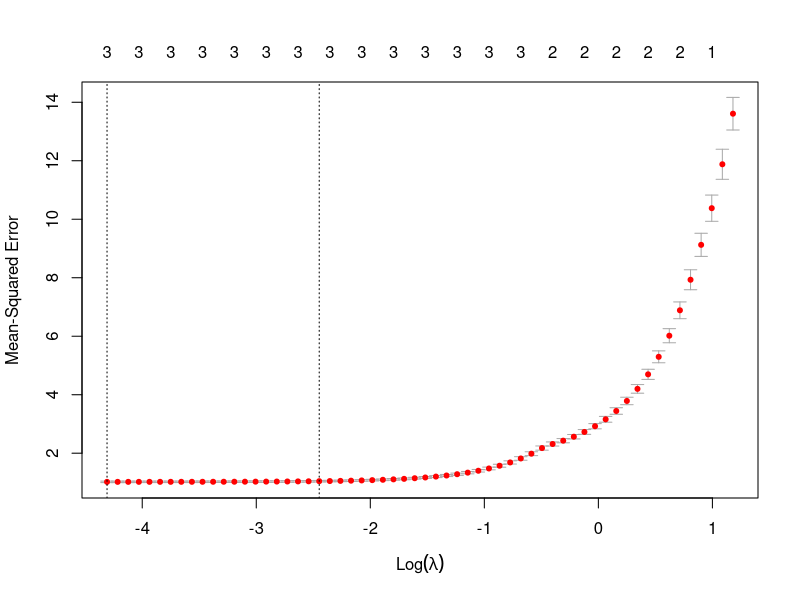
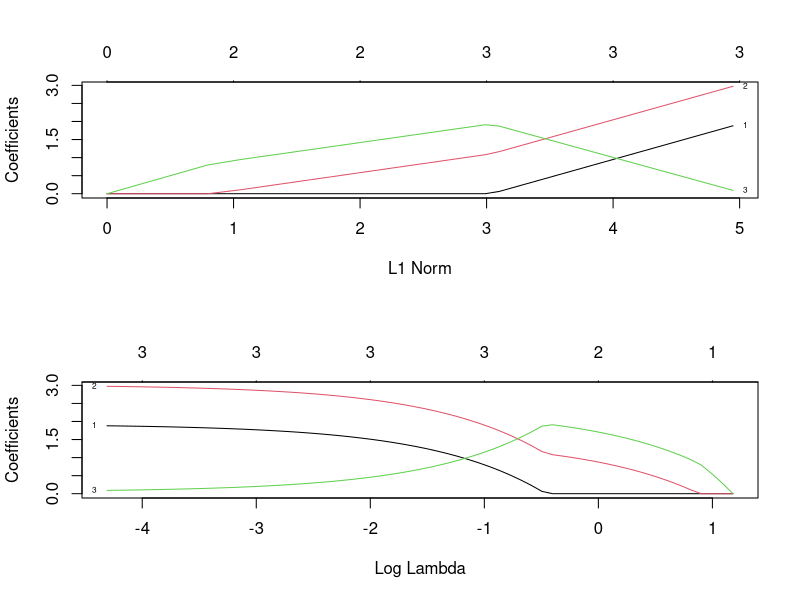

Reproduce these figures in R, in order.
mypackages = c("leaps", "glmnet")   
tmp = setdiff(mypackages, rownames(installed.packages())) 
if (length(tmp) > 0) install.packages(tmp)

library(leaps)  # regsubsets
library(glmnet)  # glmnet for lasso

# set random seed in case you want to reproduce the result
set.seed(542)  
n = 1000
x1 = rnorm(n)
x1 = rnorm(n)
x2 = rnorm(n)
e = rnorm(n)
x3 = 2/3 * x1 + 2/3 * x2 + 1/3 * e
epsilon = rnorm(n)
beta = c(2, 3)
y = beta[1] * x1 + beta[2] * x2 + epsilon
myData = data.frame(y = y, x1 = x1, x2 = x2, x3 = x3)

## Use AIC/BIC to select the best sub-model
IC = regsubsets(y ~ ., myData, method = "exhaustive")
sumIC = summary(IC)
sumIC$bic
sumIC
msize = apply(sumIC$which, 1, sum)
AIC = n * log(sumIC$rss/n) + 2 * msize
BIC = n * log(sumIC$rss/n) + log(n) * msize
AIC; BIC # both will pick the 2 variables cases which is the correct model

## Use LASSO
# Next, we use LASSO with lambda.min and lambda.1se to check if it can select the correct model.

mylasso.cv = cv.glmnet(as.matrix(myData[, c('x1', 'x2', 'x3')]), as.vector(myData$y))
plot(mylasso.cv)
coef(mylasso.cv, s = 'lambda.1se')
coef(mylasso.cv, s = 'lambda.min')
# Neither approach selects the correct model. The following code provides two 
# path plots of LASSO: the x-coordinate is the L1-norm of the coefficients in 
# the “norm” plot and the x-coorindate is log-lambda in the “lambda” plot. You 
# can see that X3 won’t be dropped out of the model unless log-lambda is going 
# to −∞ (or equivalently λ→0). Thus it is impossible for LASSO to select the 
# correct model.
mylasso = glmnet(as.matrix(myData[, c('x1', 'x2', 'x3')]), as.vector(myData$y))
par(mfrow = c(2, 1))
plot(mylasso, label=TRUE, xvar = "norm")
plot(mylasso, label=TRUE, xvar = "lambda")

## Compare prediction performance
# Next we can compare the corresponding prediction error on a test set.

N = 1000
mytestData = matrix(0, N, 4)
colnames(mytestData) = c("x1", "x2", "x3", "y")
mytestData = as.data.frame(mytestData)

mytestData$x1 = rnorm(N)
mytestData$x2 = rnorm(N)
mytestData$x3 = 2/3 * x1 + 2/3 * x2 + 1/3 * rnorm(N)
mytestData$y = beta[1] * mytestData$x1 + beta[2] * mytestData$x2 + rnorm(N)

tmp = predict(mylasso.cv, s="lambda.min", 
              newx=data.matrix(mytestData)[, -4])
mean((mytestData$y - tmp)^2)

tmp = predict(mylasso.cv, s="lambda.1se", 
              newx=data.matrix(mytestData)[, -4])
mean((mytestData$y - tmp)^2)

myfit.full = lm(y ~ ., myData)
tmp = predict(myfit.full, newdata=mytestData)
mean((mytestData$y - tmp)^2)

myfit.AIC = lm(y ~ x1 + x2, myData)
tmp = predict(myfit.AIC, newdata=mytestData)
mean((mytestData$y - tmp)^2)
